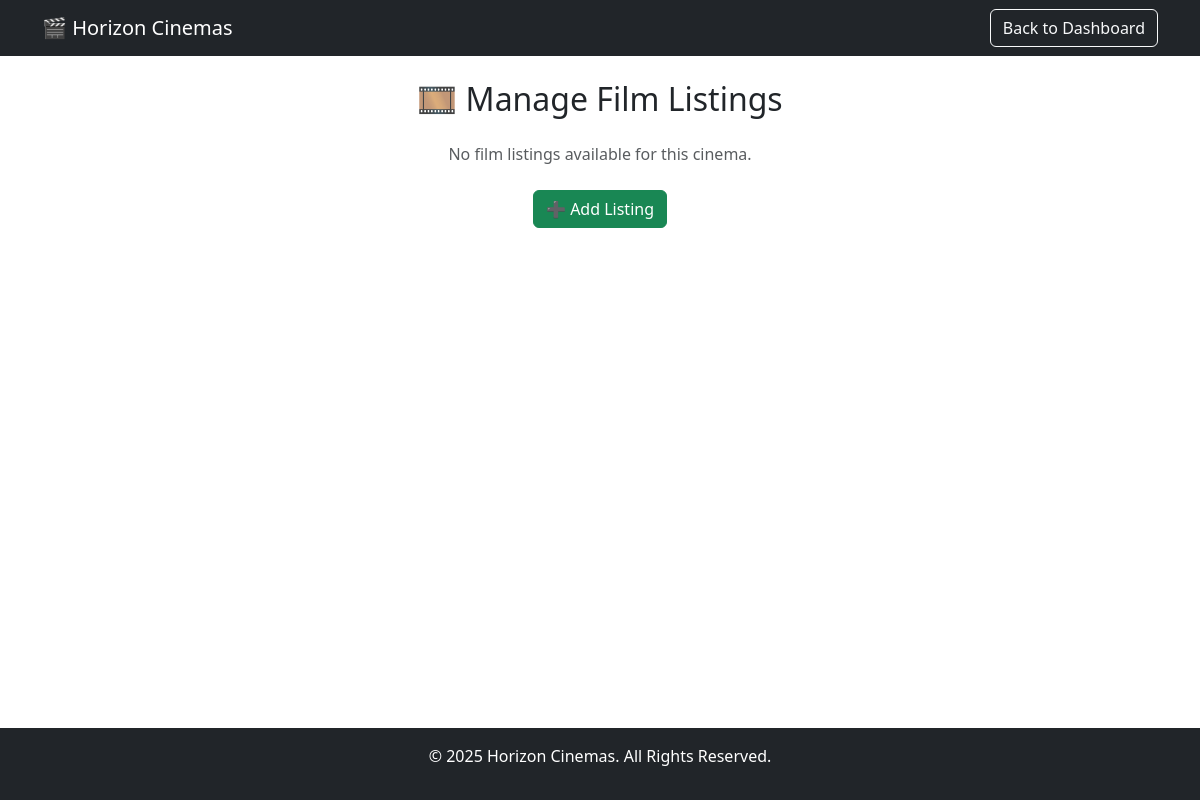
Before: /manage_film?cinema_id=1000 (signed in) with the older database file.
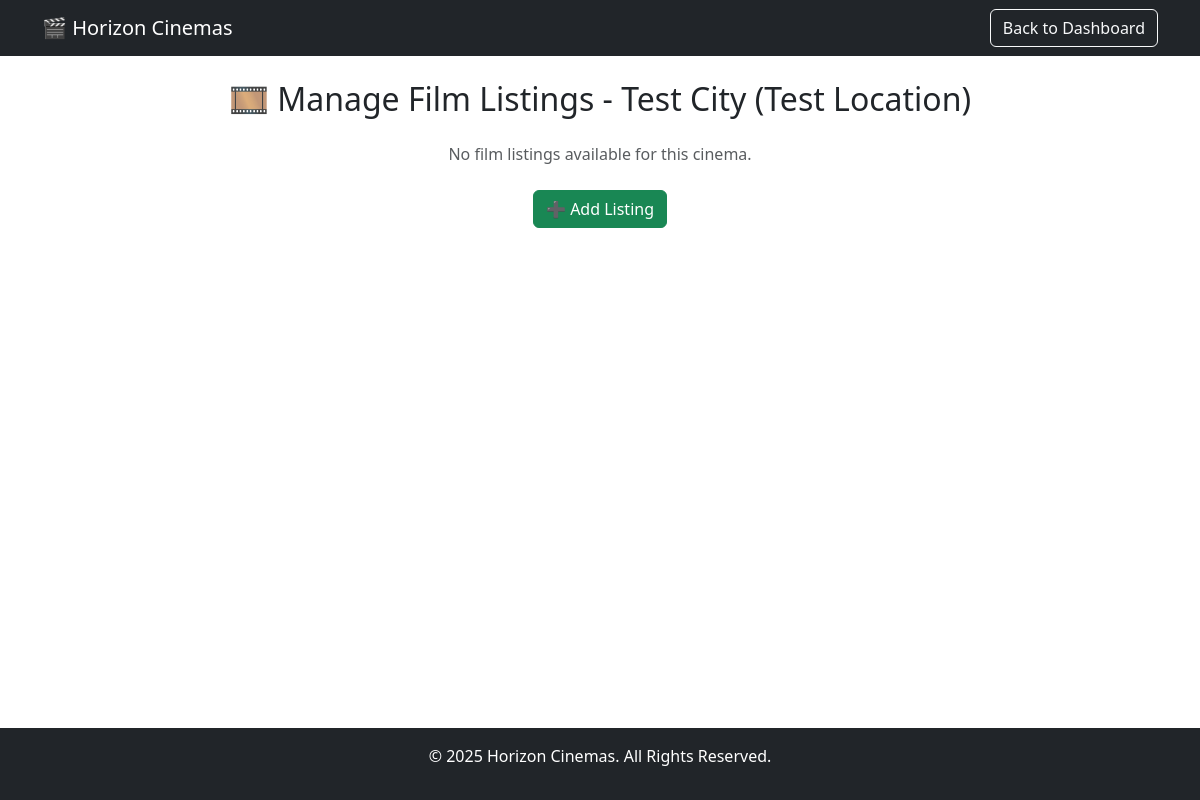
After: the same page with the newer database file.
### tables this page shows
CREATE TABLE cinemas (
            id INTEGER PRIMARY KEY AUTOINCREMENT,
            city TEXT NOT NULL,
            location TEXT NOT NULL,
            num_of_screens INTEGER NOT NULL
        );

### blueprints/admin_routes.py (the view)
@admin_routes.route('/manage_film', methods=['GET'])
@jwt_required()
def manage_film():
    user_id = get_jwt_identity()
    selected_cinema = request.args.get("cinema_id", type=int)
    selected_screen = request.args.get("screen_number", type=int)
    selected_date = request.args.get("date", datetime.now().strftime('%Y-%m-%d'))
    with get_db_connection() as conn:
        cursor = conn.cursor()
        cursor.execute("SELECT id, city, location FROM cinemas")
        cinemas = cursor.fetchall()
        cursor.execute("SELECT * FROM films")
        films = cursor.fetchall()
        selected_cinema_info, screens, showtime_map = None, [], {}
        if selected_cinema:
            cursor.execute("SELECT city, location FROM cinemas WHERE id = ?", (selected_cinema,))
            selected_cinema_info = cursor.fetchone()
            cursor.execute("SELECT screen_number FROM screens WHERE cinema_id = ?", (selected_cinema,))
            screens = [row["screen_number"] for row in cursor.fetchall()]
            cursor.execute("""
                SELECT s.id AS showtime_id, s.screen_number, s.show_time, s.price,
                       f.title, f.id AS film_id
                FROM showtimes s
                JOIN films f ON f.id = s.film_id
                WHERE s.cinema_id = ? AND DATE(s.show_time) = ?
            """, (selected_cinema, selected_date))
            for row in cursor.fetchall():
                key = (row["screen_number"], row["show_time"][11:16])
                showtime_map[key] = {
                    "title": row["title"],
                    "showtime_id": row["showtime_id"],
                    "price": row["price"],
                    "film_id": row["film_id"]
                }
    return render_template("manage_film.html",
                           user_id=user_id,
                           cinemas=cinemas,
                           films=films,
                           screens=screens,
                           selected_cinema=selected_cinema,
                           selected_cinema_info=selected_cinema_info,
                           selected_date=selected_date,
                           selected_screen=selected_screen,
                           showtime_map=showtime_map,
                           cinema=selected_cinema_info,
                           cinema_id=selected_cinema)

### database/database_setup.py (called while the page is built)
def get_db_connection(testing=False):
    try:
        testing = current_app.config.get("TESTING", False)
    except RuntimeError:
        pass
    db_name = 'horizon_cinemas_test.db' if testing else 'horizon_cinemas.db'
    db_path = os.path.join(os.path.dirname(__file__), db_name)
    print("✅ get_db_connection() called")
    print(f"📍 USING DB: {db_path}")
    conn = sqlite3.connect(db_path)
    conn.row_factory = sqlite3.Row
    return conn

### templates/manage_film.html (shortened to what this page needs)
<!DOCTYPE html>
<html lang="en">
<head>
  <link rel="stylesheet" href="{{ url_for('static', filename='style.css') }}">
  <link rel="stylesheet" href="https://cdn.jsdelivr.net/npm/bootstrap@5.3.0/dist/css/bootstrap.min.css">
</head>
<body>
<nav class="navbar navbar-dark bg-dark">
  <div class="container d-flex justify-content-between align-items-center">
    <a class="navbar-brand" href="/">🎬 Horizon Cinemas</a>
    <a href="/admin_dashboard" class="btn btn-outline-light">Back to Dashboard</a>
  </div>
</nav>
<main class="container mt-4">
  {% if cinema %}
    <h2 class="text-center">🎞️ Manage Film Listings - {{ cinema.city }} ({{ cinema.location }})</h2>
  {% else %}
    <h2 class="text-center">🎞️ Manage Film Listings</h2>
  {% endif %}
  {% if listings %}
    <table class="table table-striped mt-4">
      <thead>
        <tr>
          <th>Film</th>
          <th>Genre</th>
          <th>Rating</th>
          <th>Screen</th>
          <th>Showtime</th>
          <th>Price (£)</th>
          <th>Actions</th>
        </tr>
      </thead>
      <tbody>
        {% for listing in listings %}
        <tr>
          <td>{{ listing.title }}</td>
          <td>{{ listing.genre }}</td>
          <td>{{ listing.age_rating }}</td>
          <td>{{ listing.screen_number }}</td>
          <td>{{ listing.show_time }}</td>
          <td>{{ listing.price }}</td>
          <td>
            <a href="/edit_showtime/{{ listing.showtime_id }}" class="btn btn-sm btn-warning">✏️ Edit</a>
            <a href="/delete_showtime/{{ listing.showtime_id }}" class="btn btn-sm btn-danger">🗑️ Delete</a>
          </td>
        </tr>
        {% endfor %}
      </tbody>
    </table>
  {% else %}
    <p class="text-muted text-center mt-4">No film listings available for this cinema.</p>
  {% endif %}
  <div class="text-center mt-4">
    {% if cinema_id %}
      <a href="{{ url_for('admin.add_showtime', cinema_id=cinema_id) }}" class="btn btn-success">➕ Add Listing</a>
    {% else %}
      <p class="text-muted">Please select a cinema before adding a listing.</p>
    {% endif %}
  </div>
</main>
<footer class="text-center bg-dark text-white py-3 mt-auto">
  <p>© 2025 Horizon Cinemas. All Rights Reserved.</p>
</footer>
</body>
</html>

Changed rows visible on the page:
added cinemas: city "Test City", location "Test Location"
Other visible differences:
text no longer shown: "🎞️ Manage Film Listings"
text now shown: "🎞️ Manage Film Listings - ( )"
